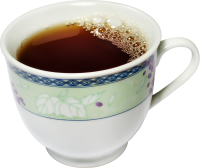
#> input picture data/overlays/cup_1.png, 200 x 168 px; its folder holds only this picture in this run
$ python -i gen_overlays.py   (imports and definitions only)
#> lines starting #> are read from the running program, lines starting #| are printed output that depends on the picture
#> further down, picture is the input picture: PIL image 200x168 RGBA; mean R, G, B, A 113.4, 110.1, 103.1, 165.1
"""Generate programmatic RGBA overlay assets (cup, hand, book) for occlusion synthesis.

Each overlay is 80×80 RGBA PNG with 5px feathered edge only; main body is fully opaque
(alpha=255) so synthesized occlusions are realistic. Saved to data/overlays/.
"""

import logging
from pathlib import Path

from PIL import Image, ImageDraw, ImageFilter

# [4 lines not run here, left out]
logger = logging.getLogger("gen_overlays")

OUT_DIR = Path("data/overlays")
SIZE = 80
FEATHER = 5  # small radius — edges only, core stays opaque


def feather_alpha(img: Image.Image, radius: int = FEATHER) -> Image.Image:
    """Apply Gaussian feather to alpha channel edges (core remains opaque)."""
#> called with radius = 5
    r, g, b, a = img.split()
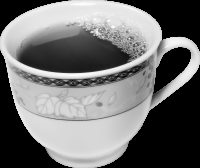
#> r: PIL image 200x168 L; min 0, max 254, mean 113.4
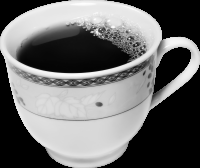
#> g: PIL image 200x168 L; min 0, max 254, mean 110.1
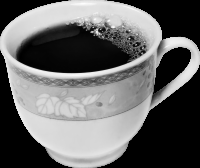
#> b: PIL image 200x168 L; min 0, max 253, mean 103.1
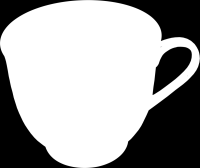
#> a: PIL image 200x168 L; min 0, max 255, mean 165.1
    a_blurred = a.filter(ImageFilter.GaussianBlur(radius=radius))
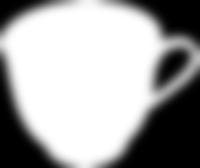
#> a_blurred: PIL image 200x168 L; min 0, max 255, mean 164.4
    return Image.merge("RGBA", (r, g, b, a_blurred))
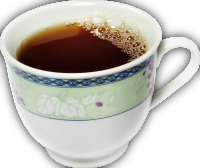
#> returned value: PIL image 200x168 RGBA; mean R, G, B, A 113.4, 110.1, 103.1, 164.4; transparent parts drawn white


# ---------------------------------------------------------------------------
# Cup variants
# ---------------------------------------------------------------------------

# [207 lines left out: functions make_cup_01, make_cup_02, make_cup_03, make_cup_04, make_cup_05, make_hand_01 and 9 more, not called in this run]


# ---------------------------------------------------------------------------
# Registry
# ---------------------------------------------------------------------------

GENERATORS = {
    "cup_01.png": make_cup_01,
    "cup_02.png": make_cup_02,
    "cup_03.png": make_cup_03,
    "cup_04.png": make_cup_04,
    "cup_05.png": make_cup_05,
    "hand_01.png": make_hand_01,
    "hand_02.png": make_hand_02,
    "hand_03.png": make_hand_03,
    "hand_04.png": make_hand_04,
    "hand_05.png": make_hand_05,
    "book_01.png": make_book_01,
    "book_02.png": make_book_02,
    "book_03.png": make_book_03,
    "book_04.png": make_book_04,
    "book_05.png": make_book_05,
}


# [13 lines left out: function main, not called in this run]


# [2 lines not run here, left out]

>>> from PIL import Image
>>> picture = Image.open('../data/overlays/cup_1.png')
>>> result = feather_alpha(picture)

$ run again, on data/overlays/cup_10.png
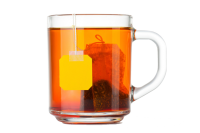
#> input picture data/overlays/cup_10.png, 200 x 133 px
#> picture is the input picture: PIL image 200x133 RGBA; mean R, G, B, A 85.5, 59, 35.5, 96.5
#> in feather_alpha, `a_blurred = a.filter(ImageFilter.GaussianBlur(radius=radius))`:
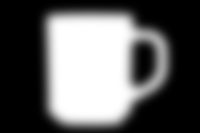
#> a_blurred: PIL image 200x133 L; min 0, max 255, mean 96.4
#> in feather_alpha, `return Image.merge("RGBA", (r, g, b, a_blurred))`:
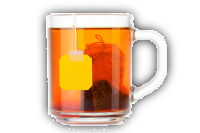
#> returned value: PIL image 200x133 RGBA; mean R, G, B, A 85.5, 59, 35.5, 96.4; transparent parts drawn white

$ run again, on data/overlays/cup_12.png
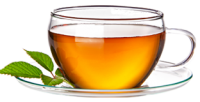
#> input picture data/overlays/cup_12.png, 200 x 102 px
#> picture is the input picture: PIL image 200x102 RGBA; mean R, G, B, A 127.7, 105.2, 66.7, 142.6
#> in feather_alpha, `a_blurred = a.filter(ImageFilter.GaussianBlur(radius=radius))`:
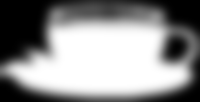
#> a_blurred: PIL image 200x102 L; min 0, max 255, mean 142
#> in feather_alpha, `return Image.merge("RGBA", (r, g, b, a_blurred))`:
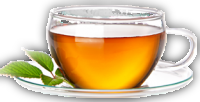
#> returned value: PIL image 200x102 RGBA; mean R, G, B, A 127.7, 105.2, 66.7, 142; transparent parts drawn white

$ run again, on data/overlays/cup_13.png
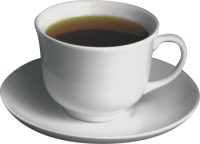
#> input picture data/overlays/cup_13.png, 200 x 144 px
#> picture is the input picture: PIL image 200x144 RGBA; mean R, G, B, A 117.9, 117.2, 114.5, 184.9
#> in feather_alpha, `a_blurred = a.filter(ImageFilter.GaussianBlur(radius=radius))`:
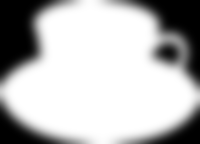
#> a_blurred: PIL image 200x144 L; min 0, max 255, mean 184
#> in feather_alpha, `return Image.merge("RGBA", (r, g, b, a_blurred))`:
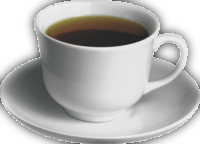
#> returned value: PIL image 200x144 RGBA; mean R, G, B, A 117.9, 117.2, 114.5, 184; transparent parts drawn white
